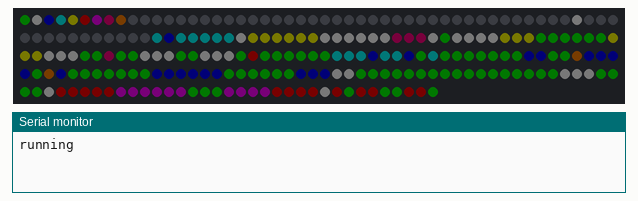
The program below on a simulated Seeed XIAO ESP32-C3. Parts: 235 RGB LEDs in strip order, left to right, continuing on the next row, the last lines printed to the serial monitor. Dim RGB values are drawn brighter than linear.

Above: at 0.1 s.
At 12.1 s:
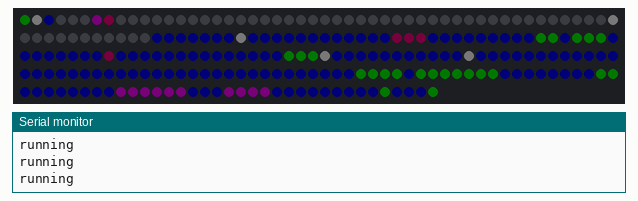
At 14.1 s:
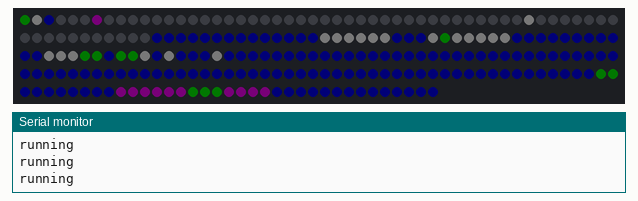
At 18.1 s:
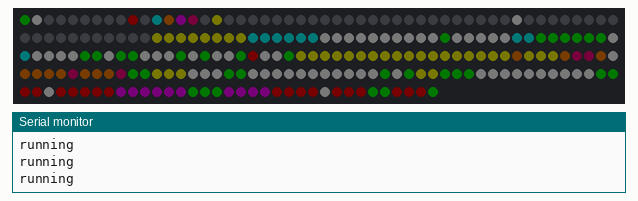
At 32.2 s:
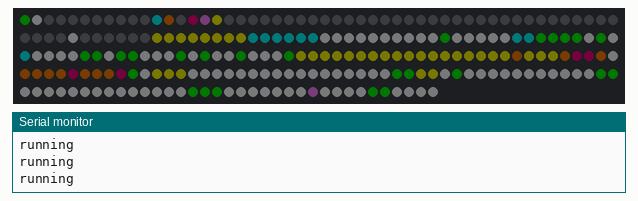
At 38.2 s:
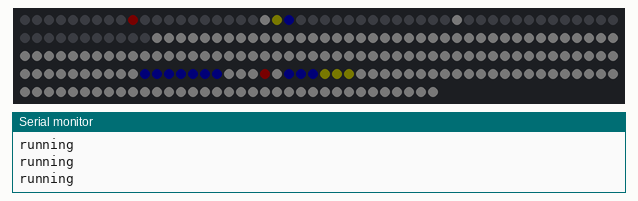

The program:

main.cpp
```cpp
#include <Arduino.h>
#include <FastLED.h>
#include "data.h"

#define LED_PIN     2           // Data pin number
#define NUM_LEDS    235          // Number of LEDs
#define LED_TYPE    WS2812B     // Your LED strip type
#define COLOR_ORDER GRB         // Color channel order

CRGB leds[NUM_LEDS];

void setup() {
  FastLED.addLeds<LED_TYPE, LED_PIN, COLOR_ORDER>(leds, NUM_LEDS);
  FastLED.setBrightness(2);  // 0-255 (50 = ~20% brightness)

  Serial.begin(115200);
}

int current_year_index = 0;

void loop() {
  fill_solid(leds, NUM_LEDS, CRGB::Black);
  /* // christmas lights
  for (int group=0; group<=NUM_LEDS/2; group++) {
    int i = group * 2 + (current_led % 2);

    if (i >= NUM_LEDS) continue;

    if (i % 2 == 0)
      leds[i] = CRGB::Red;
    else
      leds[i] = CRGB::Green;
  }
  //fill_solid(leds, 4, CRGB::Red);
  current_led++;
  */

  // light up current year LED
  leds[32+year_index_to_led[current_year_index]] = CRGB::White;

  // check country for each LED and light up country on key
  for (int i=0; i<174; i++) {
    int country = year_index_and_led_to_country_index
                    [current_year_index][i];
    CRGB color = country_index_to_color[country];
    leds[61+i] = color;    // LED on map
    leds[country] = color; // LED on key
  }

  /*
  leds[0] = CRGB(0,0,0);
  leds[1] = CRGB(255,0,0);
  leds[2] = CRGB(255,0,255);
  leds[3] = CRGB(255,255,0);
  leds[4] = CRGB(0,255,0);
  leds[5] = CRGB(0,255,255);
  leds[6] = CRGB(0,0,255);
  leds[7] = CRGB(255,255,255);
  leds[8] = CRGB(128,0,255);
  leds[9] = CRGB(255,0,128);
  leds[10] = CRGB(128,255,0);
  leds[11] = CRGB(255,128,0);
  leds[12] = CRGB(0,128,255);
  leds[13] = CRGB(0,255,128);
  leds[14] = CRGB(128,255,255);
  leds[15] = CRGB(255,128,255);
  leds[16] = CRGB(128,128,255);
  leds[17] = CRGB(255,255,128);
  leds[18] = CRGB(128,128,255);
  */

  current_year_index++;
  current_year_index %= 29;

  FastLED.show();
  Serial.println("running");   // Your code here
  delay(2000);
}
```

Source omitted: data.h (data table, 18748 bytes)

Measured:
- what the display in image 1 shows lasts 2.0 s, from 12.1 s to 14.1 s
